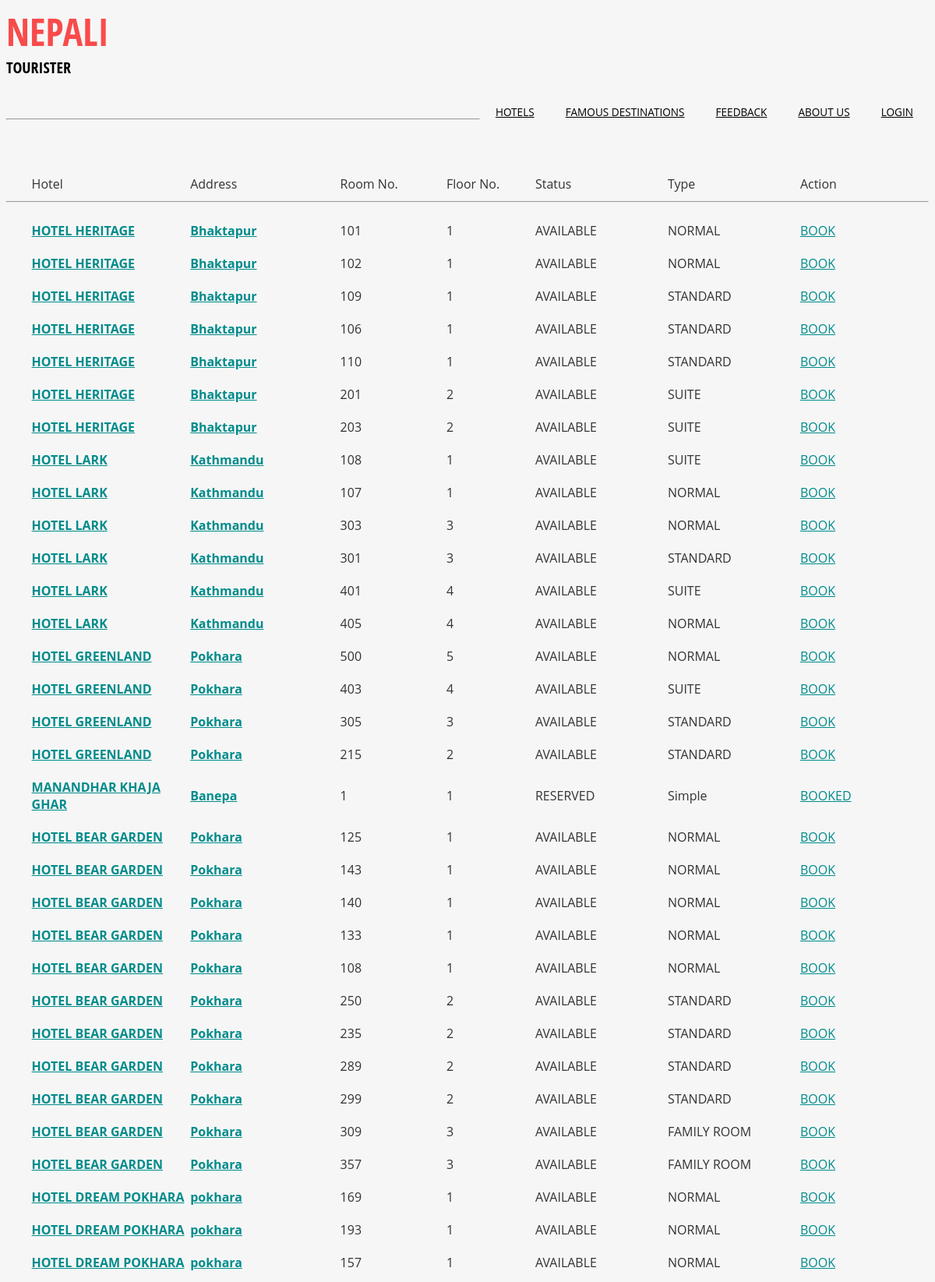
The app's page /php/user_room.php (upper part) with its own data.
### tables this page shows
CREATE TABLE IF NOT EXISTS `room_details` (
  `organizationID` int(11) NOT NULL,
  `roomNo` int(11) NOT NULL,
  `floorNo` int(11) NOT NULL,
  `checkin` date NOT NULL,
  `checkout` date NOT NULL,
  `status` tinyint(1) DEFAULT '0',
  `roomID` int(11) NOT NULL,
  `loginID` int(11) NOT NULL
);

CREATE TABLE IF NOT EXISTS `organization` (
  `organizationID` int(11) NOT NULL,
  `organization_name` varchar(30) NOT NULL,
  `organization_location` varchar(50) NOT NULL,
  `phone` bigint(20) NOT NULL,
  `phone1` bigint(11) NOT NULL DEFAULT '0',
  `pan_no` bigint(20) NOT NULL
);

CREATE TABLE IF NOT EXISTS `room` (
  `organizationID` int(11) NOT NULL,
  `roomID` int(11) NOT NULL,
  `typeOfRoom` varchar(15) NOT NULL,
  `rate` int(11) NOT NULL,
  `description` text NOT NULL,
  `available` tinyint(1) DEFAULT '0',
  `reserved` tinyint(1) DEFAULT '0'
);

### php/user_room.php (the view, shortened to what this page needs)
<?php
$display = "";
$mysqli = new mysqli("localhost", "root", "", "reservation") or die($this->mysqli->error());
$select = $mysqli->query("SELECT * FROM room_details") or die($mysqli->error);
$count = $select->num_rows;
if ($count) {
    while ($rows = $select->fetch_array(MYSQL_ASSOC)) {
        $organizationID = $rows['organizationID'];
        $roomNo = $rows['roomNo'];
        $floorNo = $rows['floorNo'];
        $status = $rows['status'];
        $roomID = $rows['roomID'];
        if ($status == 0) {
            $check = "AVAILABLE";
            $action = "BOOK";
        } else {
            $check = "RESERVED";
            $action = "BOOKED";
        }
        $getname = $mysqli->query("SELECT * FROM organization WHERE organizationID='$organizationID' LIMIT 1");
        while($row = $getname->fetch_array(MYSQLI_ASSOC)){
            $address = $row['organization_location'];
            $name = $row['organization_name'];
            $organization_name = implode(" ", explode("_", strtoupper($name)));
        }
        $query = $mysqli->query("SELECT * FROM room WHERE roomID = '$roomID' AND organizationID='$organizationID' LIMIT 1");
        while ($xyz = $query->fetch_array(MYSQL_ASSOC)) {
            $typeOfRoom = $xyz['typeOfRoom'];
        }
            $display .= "<table width='95%'>
                    <tr>
                        <td width='18%'><b><a href='about_us.php?id=$name'>$organization_name</b></td>
                        <td width='17%'><b><a href='about_us.php'>$address</b></td>
                        <td width='12%'>$roomNo</td>
                        <td width='10%'>$floorNo</td>
                        <td width='15%'>$check</td>
                        <td width='15%'>$typeOfRoom</td>
                        <td width='12%'><a href='user_room.php?orgid=$organizationID&status=$status&roomNo=$roomNo&typeOfRoom=$typeOfRoom'> $action</td>
                    </tr>
                    </table>";
    }
}
?>
<?php
require 'header.php';
?>
<br/><br/>
<hr/>
<center>
    <table width="95%">
        <tr><b>
            <td width='18%'>Hotel</td>
            <td width='17%'>Address</td>
            <td width='12%'>Room No.</td>
            <td width='10%'>Floor No.</td>
            <td width='15%'>Status</td>
            <td width='15%'>Type</td>
            <td width='12%'>Action</td>
       </b> </tr>
    </table>
    <hr/>
<?= $display; ?>
</center>

### css/style.css (style rules this page uses)
body { font-family: helvetica, arial, sans-serif; background-color: lightgoldenrodyellow; color:#333333; }
a { color: darkcyan; }
td,tr { padding-top:15px; }

### css/abcd.css (style rules this page uses)
html, body { font-family: 'Open Sans', sans-serif; background:#F6F6F6; }
body a { transition:0.5s all; -webkit-transition:0.5s all; -moz-transition:0.5s all; -o-transition:0.5s all; -ms-transition:0.5s all; }

### records on screen
room_details: organizationID.organization_name "HOTEL HERITAGE", organizationID.organization_location "Bhaktapur", roomNo "101", floorNo "1", status "AVAILABLE", room.typeOfRoom "NORMAL", status "BOOK"
room_details: organizationID.organization_name "HOTEL HERITAGE", organizationID.organization_location "Bhaktapur", roomNo "102", floorNo "1", status "AVAILABLE", room.typeOfRoom "NORMAL", status "BOOK"
room_details: organizationID.organization_name "HOTEL HERITAGE", organizationID.organization_location "Bhaktapur", roomNo "109", floorNo "1", status "AVAILABLE", room.typeOfRoom "STANDARD", status "BOOK"
room_details: organizationID.organization_name "HOTEL HERITAGE", organizationID.organization_location "Bhaktapur", roomNo "106", floorNo "1", status "AVAILABLE", room.typeOfRoom "STANDARD", status "BOOK"
room_details: organizationID.organization_name "HOTEL HERITAGE", organizationID.organization_location "Bhaktapur", roomNo "110", floorNo "1", status "AVAILABLE", room.typeOfRoom "STANDARD", status "BOOK"
room_details: organizationID.organization_name "HOTEL HERITAGE", organizationID.organization_location "Bhaktapur", roomNo "201", floorNo "2", status "AVAILABLE", room.typeOfRoom "SUITE", status "BOOK"
room_details: organizationID.organization_name "HOTEL HERITAGE", organizationID.organization_location "Bhaktapur", roomNo "203", floorNo "2", status "AVAILABLE", room.typeOfRoom "SUITE", status "BOOK"
room_details: organizationID.organization_name "HOTEL LARK", organizationID.organization_location "Kathmandu", roomNo "108", floorNo "1", status "AVAILABLE", room.typeOfRoom "SUITE", status "BOOK"
room_details: organizationID.organization_name "HOTEL LARK", organizationID.organization_location "Kathmandu", roomNo "107", floorNo "1", status "AVAILABLE", room.typeOfRoom "NORMAL", status "BOOK"
room_details: organizationID.organization_name "HOTEL LARK", organizationID.organization_location "Kathmandu", roomNo "303", floorNo "3", status "AVAILABLE", room.typeOfRoom "NORMAL", status "BOOK"
room_details: organizationID.organization_name "HOTEL LARK", organizationID.organization_location "Kathmandu", roomNo "301", floorNo "3", status "AVAILABLE", room.typeOfRoom "STANDARD", status "BOOK"
room_details: organizationID.organization_name "HOTEL LARK", organizationID.organization_location "Kathmandu", roomNo "401", floorNo "4", status "AVAILABLE", room.typeOfRoom "SUITE", status "BOOK"
room_details: organizationID.organization_name "HOTEL LARK", organizationID.organization_location "Kathmandu", roomNo "405", floorNo "4", status "AVAILABLE", room.typeOfRoom "NORMAL", status "BOOK"
room_details: organizationID.organization_name "HOTEL GREENLAND", organizationID.organization_location "Pokhara", roomNo "500", floorNo "5", status "AVAILABLE", room.typeOfRoom "NORMAL", status "BOOK"
room_details: organizationID.organization_name "HOTEL GREENLAND", organizationID.organization_location "Pokhara", roomNo "403", floorNo "4", status "AVAILABLE", room.typeOfRoom "SUITE", status "BOOK"
room_details: organizationID.organization_name "HOTEL GREENLAND", organizationID.organization_location "Pokhara", roomNo "305", floorNo "3", status "AVAILABLE", room.typeOfRoom "STANDARD", status "BOOK"
room_details: organizationID.organization_name "HOTEL GREENLAND", organizationID.organization_location "Pokhara", roomNo "215", floorNo "2", status "AVAILABLE", room.typeOfRoom "STANDARD", status "BOOK"
room_details: organizationID.organization_name "MANANDHAR KHAJA GHAR", organizationID.organization_location "Banepa", roomNo "1", floorNo "1", status "RESERVED", room.typeOfRoom "Simple", status "BOOKED"
room_details: organizationID.organization_name "HOTEL BEAR GARDEN", organizationID.organization_location "Pokhara", roomNo "125", floorNo "1", status "AVAILABLE", room.typeOfRoom "NORMAL", status "BOOK"
room_details: organizationID.organization_name "HOTEL BEAR GARDEN", organizationID.organization_location "Pokhara", roomNo "143", floorNo "1", status "AVAILABLE", room.typeOfRoom "NORMAL", status "BOOK"
room_details: organizationID.organization_name "HOTEL BEAR GARDEN", organizationID.organization_location "Pokhara", roomNo "140", floorNo "1", status "AVAILABLE", room.typeOfRoom "NORMAL", status "BOOK"
room_details: organizationID.organization_name "HOTEL BEAR GARDEN", organizationID.organization_location "Pokhara", roomNo "133", floorNo "1", status "AVAILABLE", room.typeOfRoom "NORMAL", status "BOOK"
room_details: organizationID.organization_name "HOTEL BEAR GARDEN", organizationID.organization_location "Pokhara", roomNo "108", floorNo "1", status "AVAILABLE", room.typeOfRoom "NORMAL", status "BOOK"
room_details: organizationID.organization_name "HOTEL BEAR GARDEN", organizationID.organization_location "Pokhara", roomNo "250", floorNo "2", status "AVAILABLE", room.typeOfRoom "STANDARD", status "BOOK"
room_details: organizationID.organization_name "HOTEL BEAR GARDEN", organizationID.organization_location "Pokhara", roomNo "235", floorNo "2", status "AVAILABLE", room.typeOfRoom "STANDARD", status "BOOK"
room_details: organizationID.organization_name "HOTEL BEAR GARDEN", organizationID.organization_location "Pokhara", roomNo "289", floorNo "2", status "AVAILABLE", room.typeOfRoom "STANDARD", status "BOOK"
room_details: organizationID.organization_name "HOTEL BEAR GARDEN", organizationID.organization_location "Pokhara", roomNo "299", floorNo "2", status "AVAILABLE", room.typeOfRoom "STANDARD", status "BOOK"
room_details: organizationID.organization_name "HOTEL BEAR GARDEN", organizationID.organization_location "Pokhara", roomNo "309", floorNo "3", status "AVAILABLE", room.typeOfRoom "FAMILY ROOM", status "BOOK"
room_details: organizationID.organization_name "HOTEL BEAR GARDEN", organizationID.organization_location "Pokhara", roomNo "357", floorNo "3", status "AVAILABLE", room.typeOfRoom "FAMILY ROOM", status "BOOK"
room_details: organizationID.organization_name "HOTEL DREAM POKHARA", organizationID.organization_location "pokhara", roomNo "169", floorNo "1", status "AVAILABLE", room.typeOfRoom "NORMAL", status "BOOK"
room_details: organizationID.organization_name "HOTEL DREAM POKHARA", organizationID.organization_location "pokhara", roomNo "193", floorNo "1", status "AVAILABLE", room.typeOfRoom "NORMAL", status "BOOK"
room_details: organizationID.organization_name "HOTEL DREAM POKHARA", organizationID.organization_location "pokhara", roomNo "157", floorNo "1", status "AVAILABLE", room.typeOfRoom "NORMAL", status "BOOK"

### other values on screen
$id[0] "NEPALI"
$id[1] "TOURISTER"
